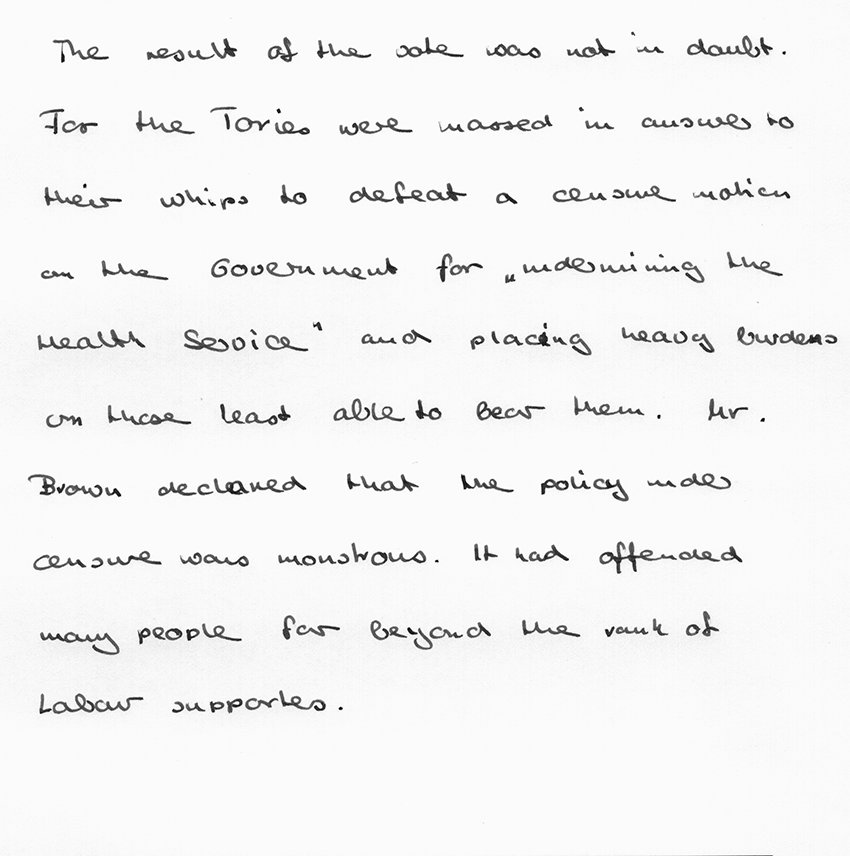
#> input picture data_original/000-20.png, 850 x 856 px
$ python -i wf_dataprocessing_feature_extraction.py   (imports and definitions only)
#> lines starting #> are read from the running program, lines starting #| are printed output that depends on the picture; after the words box and inside, x2 and y2 are one past the last pixel; in counts of white or black regions, pixels touching at a corner belong together
#> further down, picture is the input picture: shape (856, 850, 3); min 0, max 255, mean 243
import cv2
import numpy as np
import math
from matplotlib import pyplot as plt

middle_point = 6000
approx_image_middle = 15000
min_word_height = 20


# [16 lines left out: functions capture_horizontal_lines, capture_vertical_lines, not called in this run]


def bilateral_filter(image, d):
#> called with d = 3
    image = cv2.bilateralFilter(image, d, 50, 50)
    return image


# [24 lines left out: functions measure_pen_pressure, invert_image, not called in this run]


def threshold_inverted_binary(image, min_value):
#> called with min_value = 120
    image = cv2.cvtColor(image, cv2.COLOR_BGR2GRAY)
#> image: shape (856, 850)
    _, image = cv2.threshold(image, min_value, 255, cv2.THRESH_BINARY_INV)
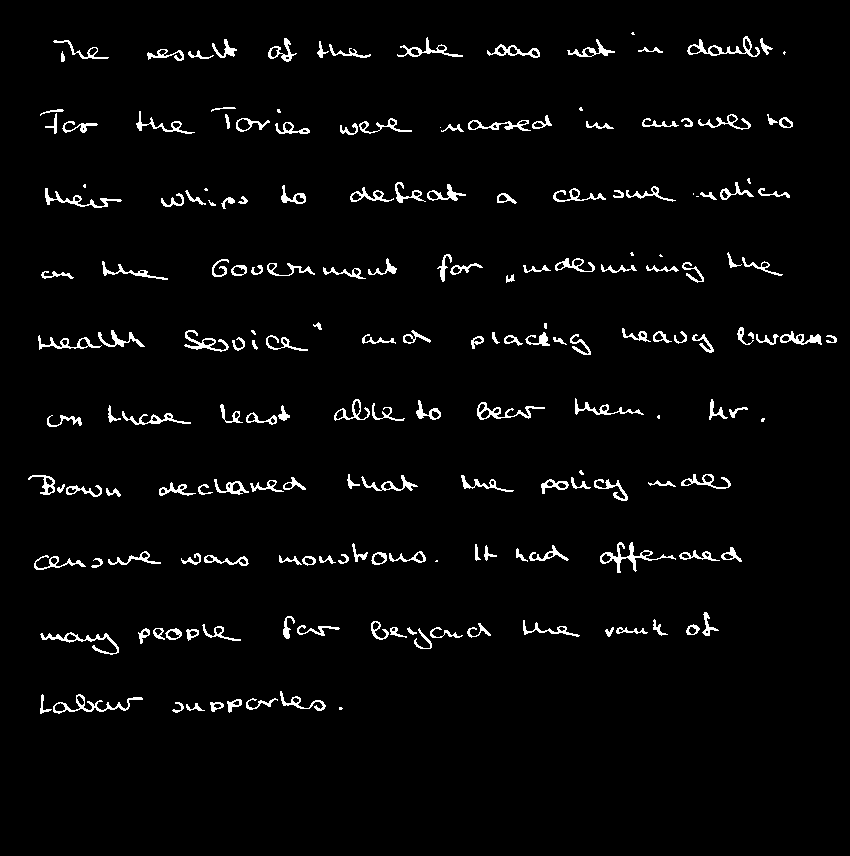
#> image: shape (856, 850); 3.1% white in thin lines or dots, all inside (x1, y1, x2, y2) = (28, 32, 837, 714)
    return image


def dilate(image, size):
#> called with size = (5, 100)
    kernel = np.ones(size, np.uint8)
    image = cv2.dilate(image, kernel, iterations=1)
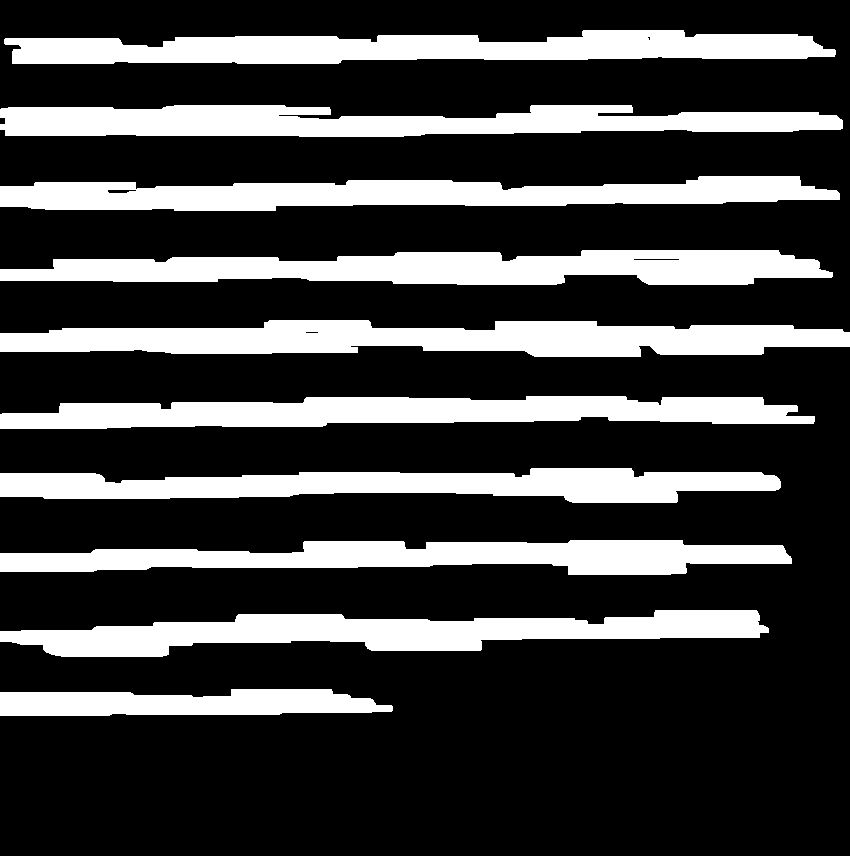
#> image: shape (856, 850); 25.4% white; 10 white regions
    return image


def measure_baseline_angle(image):
    sum_of_angles = 0.0
    number_of_contour = 0
    filtered_image = bilateral_filter(image, 3)
    threshold_image = threshold_inverted_binary(filtered_image, 120)
    dilated_image = dilate(threshold_image, (5, 100))
    contours, _ = cv2.findContours(dilated_image.copy(), cv2.RETR_EXTERNAL, cv2.CHAIN_APPROX_SIMPLE)
#> contours = 10 contours; largest, box (x1, y1, x2, y2) and area: (0, 320, 850, 357) 21202, (0, 250, 833, 285) 20023, (4, 30, 836, 64) 18993, (0, 105, 843, 137) 18792, (0, 610, 769, 657) 18716
    for i, contour in enumerate(contours):
        x, y, width, height = cv2.boundingRect(contour)
        if height > width or height < min_word_height:
            continue

        region_of_interest = image[y:y + height, x:x + width]
        if width < image.shape[1] / 2:
            region_of_interest = 255
            image[y:y + height, x:x + width] = region_of_interest
            continue
        contour_rectangle = cv2.minAreaRect(contour)
        center, angle = contour_rectangle[0], contour_rectangle[2]
        if angle < -45.0:
            angle += 90.0
        rotated_matrix = cv2.getRotationMatrix2D(((x + width) / 2, (y + height) / 2), angle, 1)
        contour_image = cv2.warpAffine(region_of_interest, rotated_matrix, (width, height),
                                       borderMode=cv2.BORDER_CONSTANT, borderValue=(255, 255, 255))
        image[y:y + height, x:x + width] = contour_image
        sum_of_angles = sum_of_angles + angle
        number_of_contour += 1
#> this loop made 10 passes
#> (x, y, width, height, contour_rectangle, angle, rotated_matrix, sum_of_angles) on passes 2 to 6: (0, 610, 769, 47, ((383.9, 631.5), (768.1, 40.56), -1.08), -1.08, [[1, -0.0189, 6.27], [0.0189, 1, -7.19]], -1.08), (0, 540, 792, 35, ((395.5, 557), (34, 791), -90), 0, [[1, 0, 0], [0, 1, 0]], -1.08), (0, 468, 781, 35, ((390, 485), (34, 780), -90), 0, [[1, 0, 0], [0, 1, 0]], -1.08), (0, 396, 815, 33, ((406.9, 411.1), (814.1, 29.58), -0.405), -0.405, [[1, -0.00707, 1.53], [0.00707, 1, -2.88]], -1.49), (0, 320, 850, 37, ((424.5, 337.9), (35.27, 849), -89.75), 0.251, [[1, 0.00439, -0.779], [-0.00439, 1, 1.87]], -1.23)
#> (x, y, width, height) on pass 1: (0, 689, 393, 27)
#> pass 1, in measure_baseline_angle, `region_of_interest = image[y:y + height, x:x + width]`:
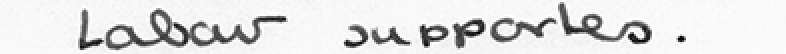
#> region_of_interest: shape (27, 393, 3) (shown 2 times larger); min 0, max 255, mean 225.2
#> pass 2, in measure_baseline_angle, `contour_image = cv2.warpAffine(region_of_interest, rotated_matrix, (wi..`:
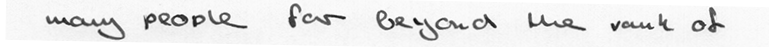
#> contour_image: shape (47, 769, 3); min 4, max 255, mean 233.5
#> pass 3, in measure_baseline_angle, `region_of_interest = image[y:y + height, x:x + width]`:
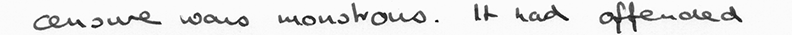
#> region_of_interest: shape (35, 792, 3); min 0, max 255, mean 230.6
#> after the loop:
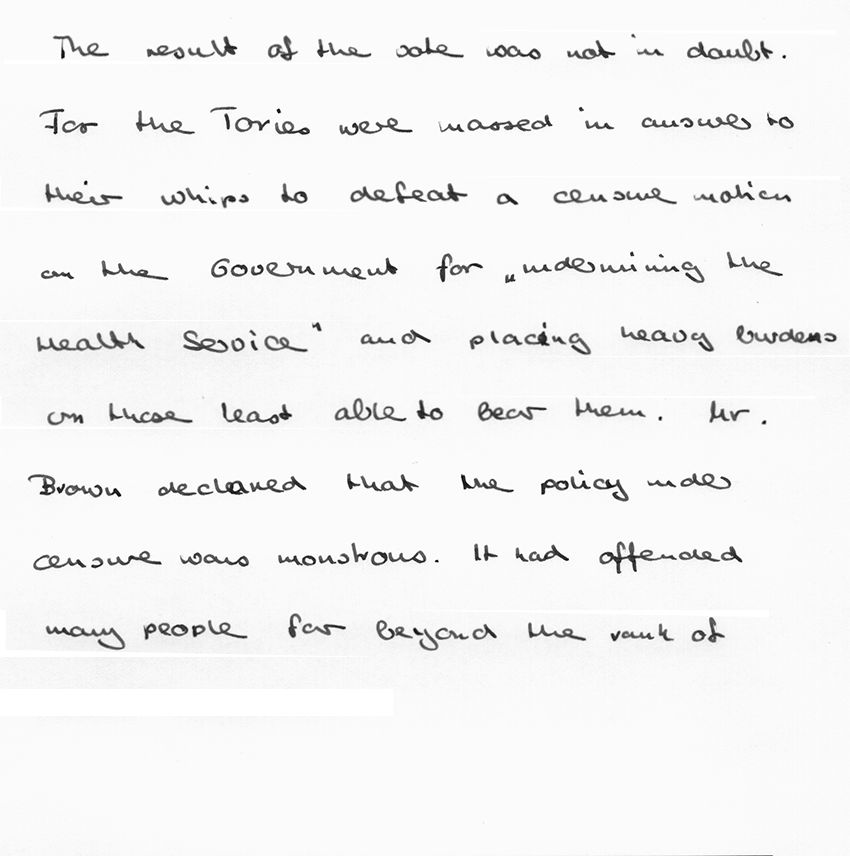
#> image: shape (856, 850, 3); min 0, max 255, mean 243.5
#> after the loop:
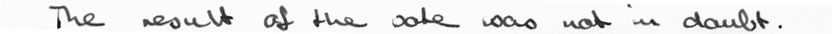
#> region_of_interest: shape (34, 832, 3); min 0, max 255, mean 232.2
#> after the loop, number_of_contour = 9; sum_of_angles = -2.36

    if number_of_contour == 0:
        avg_angle = sum_of_angles
    else:
        avg_angle = sum_of_angles / number_of_contour
#> avg_angle = -0.263

    return image, avg_angle


# [345 lines left out: functions measure_letter_size, measure_spacing_between_words, measure_angle_of_slant, extract, not called in this run]

>>> import cv2
>>> picture = cv2.imread('data_original/000-20.png')
>>> result = measure_baseline_angle(picture)

$ run again, on data_original/000-36.png
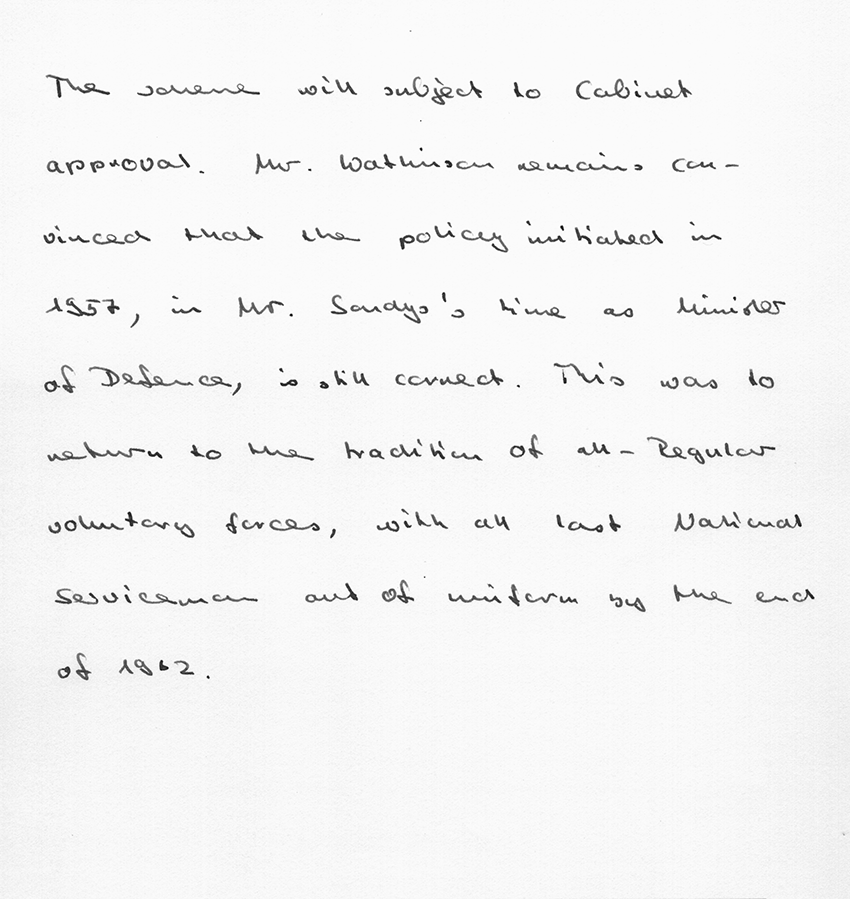
#> input picture data_original/000-36.png, 850 x 899 px
#> picture is the input picture: shape (899, 850, 3); min 0, max 255, mean 244.4
#> in dilate, `image = cv2.dilate(image, kernel, iterations=1)`:
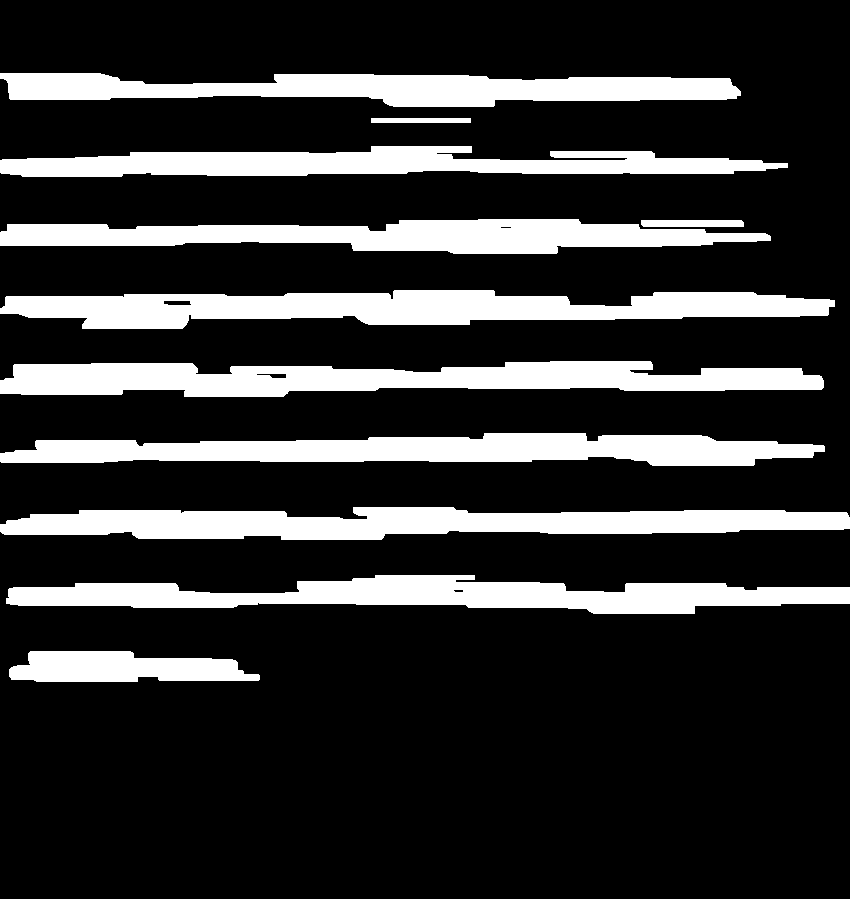
#> image: shape (899, 850); 20.2% white; 11 white regions
#> contours = 11 contours; largest, box (x1, y1, x2, y2) and area: (0, 290, 835, 329) 20260, (0, 361, 824, 397) 19312, (0, 507, 850, 540) 18614, (6, 575, 850, 614) 17926, (0, 433, 825, 466) 17566
#> the loop in measure_baseline_angle, `for i, contour in enumerate(contours):` made 11 passes
#> (x, y, width, height, contour_rectangle, angle, rotated_matrix, sum_of_angles) on passes 2 to 4: (6, 575, 844, 39, ((427.6, 592.6), (36.44, 843), -89.25), 0.747, [[1, 0.013, -3.97], [-0.013, 1, 5.57]], 0.747), (0, 507, 850, 33, ((424.5, 523), (32, 849), -90), 0, [[1, 0, 0], [0, 1, 0]], 0.747), (0, 433, 825, 33, ((412, 448), (31.69, 824), -89.74), 0.264, [[1, 0.00461, -1.07], [-0.00461, 1, 1.9]], 1.01)
#> after the loop in measure_baseline_angle, `for i, contour in enumerate(contours):`:
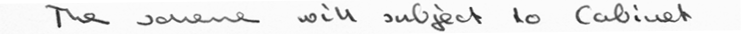
#> region_of_interest: shape (34, 741, 3); min 17, max 255, mean 236.3
#> after the loop in measure_baseline_angle, `for i, contour in enumerate(contours):`: number_of_contour = 8; sum_of_angles = 0.261
#> avg_angle = 0.0326

$ run again, on data_original/010-0.png
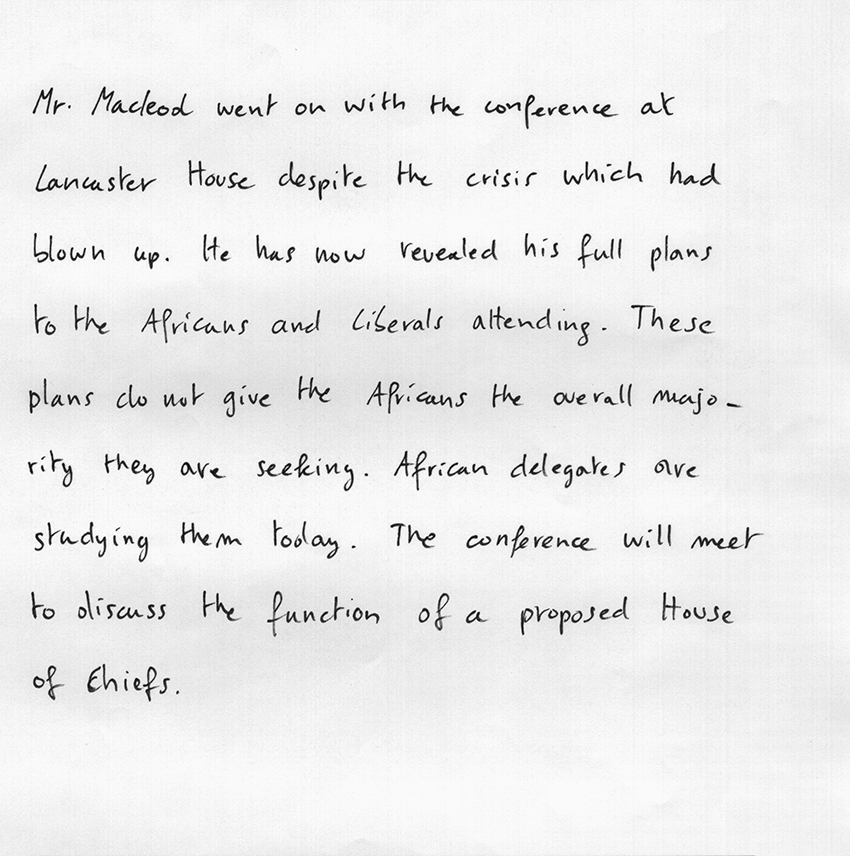
#> input picture data_original/010-0.png, 850 x 856 px
#> picture is the input picture: shape (856, 850, 3); min 0, max 255, mean 235.3
#> contours = 9 contours; largest, box (x1, y1, x2, y2) and area: (0, 588, 782, 638) 26865, (0, 518, 810, 564) 26274, (0, 448, 746, 493) 24007, (0, 374, 790, 419) 23982, (0, 302, 762, 348) 23814
#> the loop in measure_baseline_angle, `for i, contour in enumerate(contours):` made 9 passes
#> (y, width, height, contour_rectangle, angle, rotated_matrix, sum_of_angles) on passes 2 to 4: (588, 782, 50, ((390.5, 613.2), (48.69, 781.1), -89.8), 0.198, [[1, 0.00345, -1.1], [-0.00345, 1, 1.35]], 0.198), (518, 810, 46, ((404.5, 538.4), (809.2, 44.63), -0.619), -0.619, [[1, -0.0108, 3.07], [0.0108, 1, -4.36]], -0.421), (448, 746, 45, ((372.5, 470.5), (43.48, 745.1), -89.85), 0.154, [[1, 0.00268, -0.66], [-0.00268, 1, 1]], -0.268)
#> after the loop in measure_baseline_angle, `for i, contour in enumerate(contours):`:
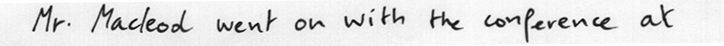
#> region_of_interest: shape (46, 724, 3); min 3, max 255, mean 227.1
#> after the loop in measure_baseline_angle, `for i, contour in enumerate(contours):`: number_of_contour = 8; sum_of_angles = 0.7
#> avg_angle = 0.0875
